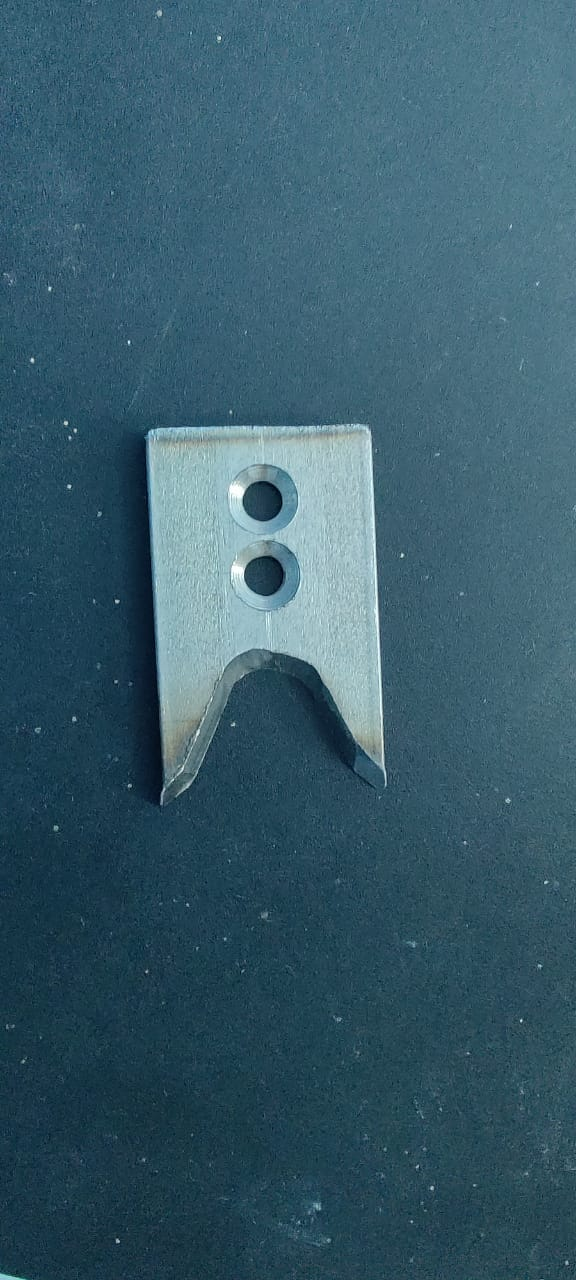
#> input picture Object Detection And Measure/third.jpg, 576 x 1280 px
$ python Base_code.py
#> lines starting #> are read from the running program, lines starting #| are printed output that depends on the picture; after the words box and inside, x2 and y2 are one past the last pixel; in counts of white or black regions, pixels touching at a corner belong together
import cv2
import numpy as np

# wabcam = False
img_path = "third.jpg"

img = cv2.imread(img_path)
#> img is the input picture: shape (1280, 576, 3); mean B, G, R 106.4, 91.1, 56
img = cv2.resize(img, (0, 0), None, 0.5, 0.5)
#> img: shape (640, 288, 3)

img_gray = cv2.cvtColor(img, cv2.COLOR_BGR2GRAY)
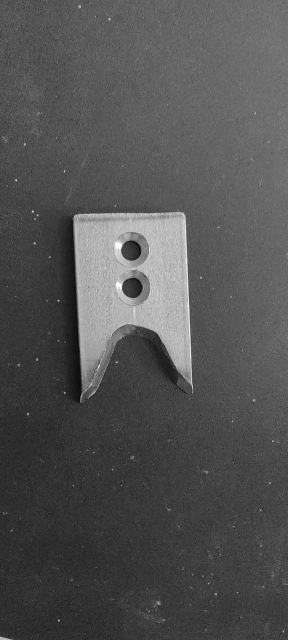
#> img_gray: shape (640, 288); min 11, max 254, mean 82.5
img_blur = cv2.GaussianBlur(img_gray, (5,5), 1)
img_canny = cv2.Canny(img_blur, 100, 100)
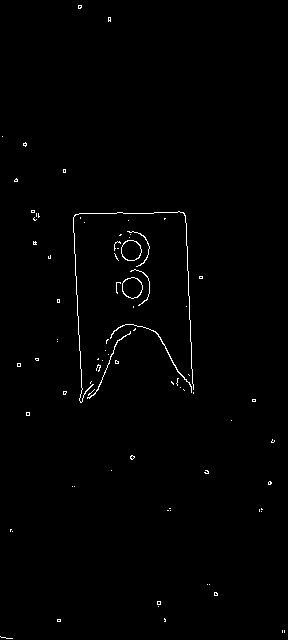
#> img_canny: shape (640, 288); 0.81% white in thin lines or dots
kernal  = np.ones((5, 5))
img_Dial = cv2.dilate(img_canny, kernal, iterations=3)
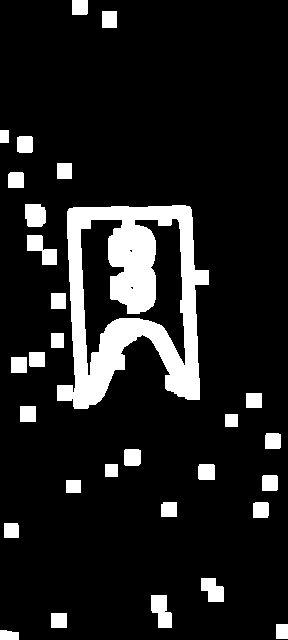
#> img_Dial: shape (640, 288); 12.2% white; 30 white regions, largest, box (x1, y1, x2, y2) and area: (57, 205, 209, 409) 14909, (151, 595, 172, 628) 498, (27, 235, 57, 265) 492
img_thre = cv2.erode(img_Dial, kernal, iterations=2)
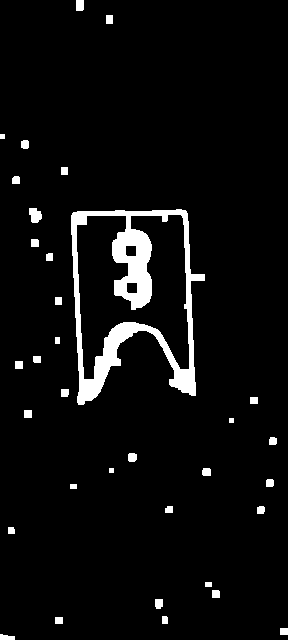
#> img_thre: shape (640, 288); 5% white; 34 white regions

contours, hiearcy = cv2.findContours(img_thre, cv2.RETR_EXTERNAL, cv2.CHAIN_APPROX_SIMPLE)
#> contours = 34 contours, 3 with area under 20; largest, box (x1, y1, x2, y2) and area: (71, 209, 205, 405) 18081, (29, 208, 42, 223) 126, (76, 0, 84, 11) 70, (128, 453, 137, 462) 60, (155, 599, 163, 609) 58; hiearcy = 34 rows, first 6: [1, -1, -1, -1], [2, 0, -1, -1], [3, 1, -1, -1], [4, 2, -1, -1], [5, 3, -1, -1], [6, 4, -1, -1]
fimalCountours = []
for i in contours:
    area = cv2.contourArea(i)
    if area > 1000:
        peri = cv2.arcLength(i, True)
        approx = cv2.approxPolyDP(i, 0.02*peri, True)
        bbox = cv2.boundingRect(approx)
        filters = 0
        if filters > 0:
            if len(approx) == filters:
                fimalCountours.append([len(approx), area, approx, bbox, i])
        else:
            fimalCountours.append([len(approx), area, approx, bbox, i])
#> this loop made 34 passes
#> (area, peri, bbox, filters) on pass 27: (18081, 760.2, (72, 210, 133, 195), 0)
#> area on passes 1, 4, 5, 6, 8, 9: 52, 34.5, 58, 48.5, 34.5, 45.5
#> after the loop, fimalCountours = 1 item
fimalCountours = sorted(fimalCountours, key= lambda x:x[1], reverse=True)
#
for con in fimalCountours:
    cv2.drawContours(img, con[4], -1, (0, 0, 225), 3)
#     if len(con) != 0:
#         big = con[0][2]


    cv2.imshow('jbjbjjb', img)
    cv2.waitKey(0)
    cv2.destroyAllWindows()
#> this loop made 1 pass
#> pass 1, `cv2.imshow('jbjbjjb', img)`:
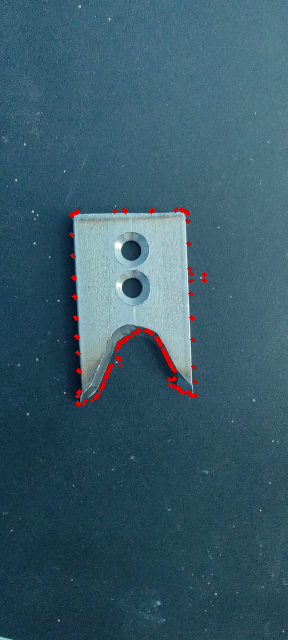
#> window 'jbjbjjb': shape (640, 288, 3); mean B, G, R 105.9, 90.7, 57.4

# [20 lines of commented-out code are left out]
